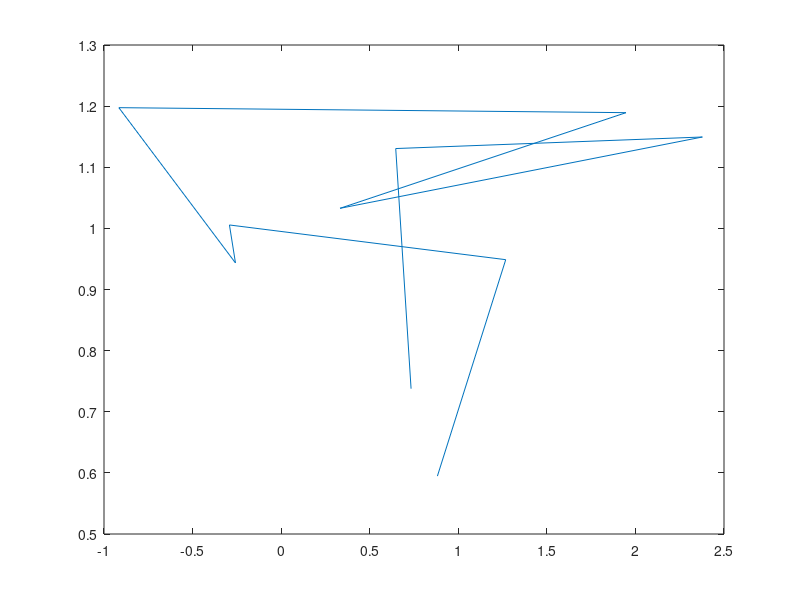

Source code (MATLAB):
% plot2.m  again a plot
%
x=randn(10,1);
y=1+0.2*randn(10,1);
plot(x,y)
get(gcf,'Position') %gcf is generic graphics window handle
